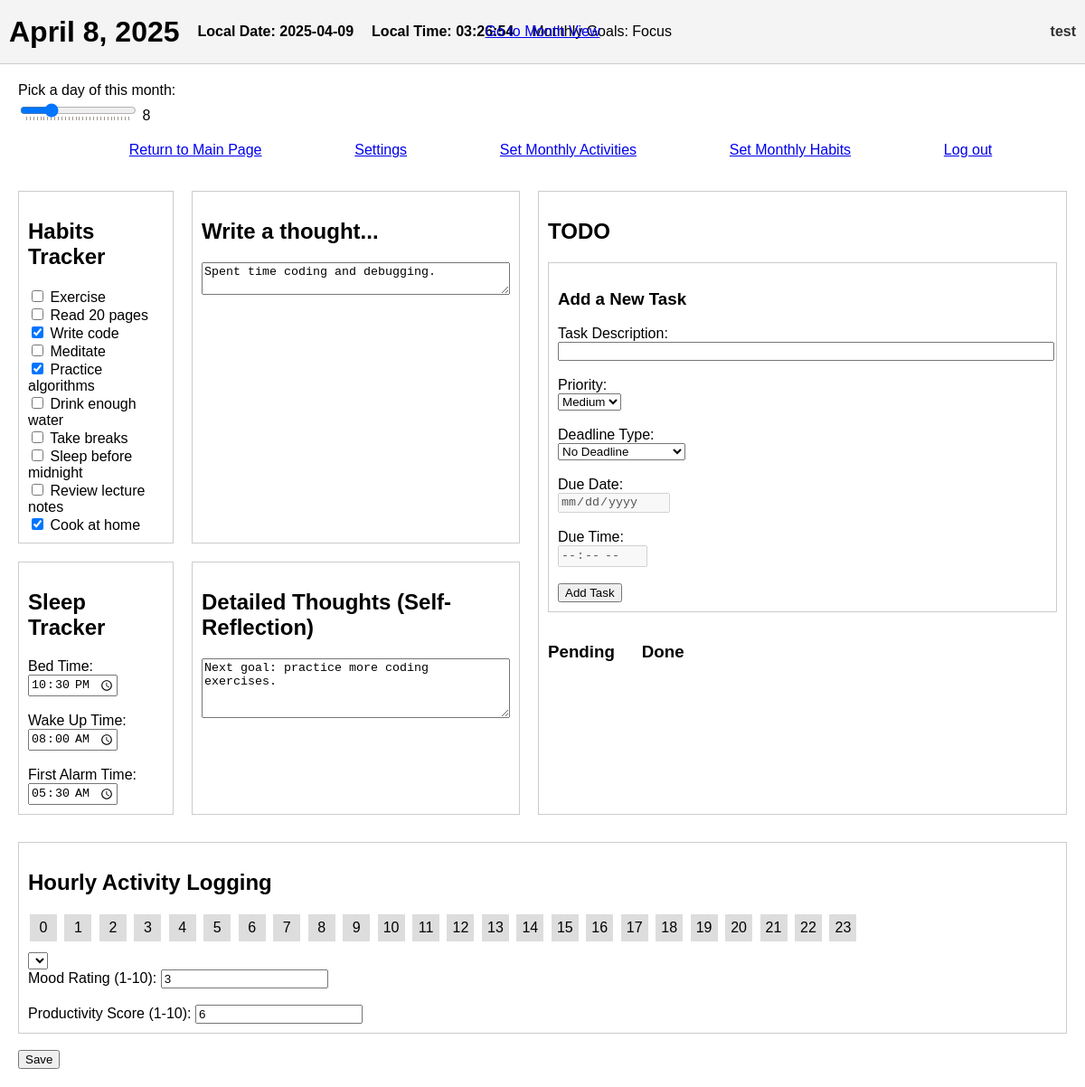
Screenshot of /day/2025/4/8/ (signed in) with the database file from the repository.
### mainpage/models.py (models this page shows, shortened)
class DailyData(models.Model):
    user_id = models.IntegerField()
    date = models.DateField()
    mood_rating = models.IntegerField(null=True, blank=True)
    productivity_score = models.IntegerField(null=True, blank=True)
    sleep = models.TextField(null=True, blank=True)
    habits_completed = models.TextField(null=True, blank=True)
    thoughts = models.TextField(null=True, blank=True)
    self_reflection = models.TextField(null=True, blank=True)
    hourly_activity_logging = models.TextField(null=True, blank=True)
    class Meta:
        unique_together = ("user_id", "date")

class MonthlyHabits(models.Model):
    user_id = models.IntegerField()
    year = models.IntegerField()
    month = models.IntegerField()
    goal_text = models.TextField(blank=True)
    habit_1 = models.CharField(max_length=100, blank=True)
    habit_2 = models.CharField(max_length=100, blank=True)
    habit_3 = models.CharField(max_length=100, blank=True)
    habit_4 = models.CharField(max_length=100, blank=True)
    habit_5 = models.CharField(max_length=100, blank=True)
    habit_6 = models.CharField(max_length=100, blank=True)
    habit_7 = models.CharField(max_length=100, blank=True)
    habit_8 = models.CharField(max_length=100, blank=True)
    habit_9 = models.CharField(max_length=100, blank=True)
    habit_10 = models.CharField(max_length=100, blank=True)
    class Meta:
        unique_together = ("user_id", "year", "month")

### authapp/models.py (models this page shows, shortened)
class CustomUser(AbstractUser):
    username = models.CharField(
        _('username'),
        max_length=12,
        unique=True,
        help_text=_('Required. 3-12 characters. Letters and digits only.'),
        validators=[
            RegexValidator(
                regex=r'^[A-Za-z0-9]+$',
                message=_('Username can only contain letters and digits.')
            ),
            MinLengthValidator(3, _('Username must have at least 3 characters.')),
            MaxLengthValidator(12, _('Username cannot exceed 12 characters.')),
        ],
        error_messages={
            'unique': _("This username is already taken."),
        },
    )
    first_name = None
    last_name = None
    GENDER_CHOICES = [
        (1, 'Male'),
        (2, 'Female'),
    ]
    preferred_name = models.CharField(max_length=100, blank=True)
    b_day = models.DateField(null=True, blank=True)
    gender = models.IntegerField(choices=GENDER_CHOICES, null=True, blank=True)

### mainpage/views.py (the view, shortened to what this page needs)
# urls.py: path('day/<int:year>/<int:month>/<int:day>/', day_view, name='day_view'),
@login_required
def day_view(request, year, month, day):
    current_date = date(year, month, day)
    today = date.today()
    allowable_date = today + timedelta(days=1)
    if current_date > allowable_date:
        messages.error(request, "You cannot create or edit logs for dates more than 24h in the future.")
        return redirect('main_page')
    last_log = DailyData.objects.filter(
        user_id=request.user.id,
        date__lt=current_date
    ).order_by('-date').first()
    if last_log:
        day_to_fill = last_log.date + timedelta(days=1)
        while day_to_fill < current_date:
            DailyData.objects.get_or_create(
                user_id=request.user.id,
                date=day_to_fill
            )
            day_to_fill += timedelta(days=1)
    daily_obj, _ = DailyData.objects.get_or_create(
        user_id=request.user.id,
        date=current_date
    )
    monthly_obj, _ = MonthlyHabits.objects.get_or_create(
        user_id=request.user.id,
        year=year,
        month=month
    )
    habits = [
        monthly_obj.habit_1,
        monthly_obj.habit_2,
        monthly_obj.habit_3,
        monthly_obj.habit_4,
        monthly_obj.habit_5,
        monthly_obj.habit_6,
        monthly_obj.habit_7,
        monthly_obj.habit_8,
        monthly_obj.habit_9,
        monthly_obj.habit_10,
    ]
    try:
        hourly_data = json.loads(daily_obj.hourly_activity_logging) if daily_obj.hourly_activity_logging else []
    except:
        hourly_data = []
    hourly_data.sort(key=lambda x: x.get('hour', 0))
    if not hourly_data:
        hourly_data = [{"hour": h, "activity": None} for h in range(24)]
    else:
        existing_hours = {item["hour"] for item in hourly_data}
        for h in range(24):
            if h not in existing_hours:
                hourly_data.append({"hour": h, "activity": None})
        hourly_data.sort(key=lambda x: x["hour"])
    sleep_data = daily_obj.sleep or ""
    splitted = sleep_data.split(',')
    def readd_colon(t):
        t = t.strip()
        if len(t) == 4:
            return t[:2] + ":" + t[2:]
        elif len(t) == 3:
            return "0" + t[0] + ":" + t[1:]
        return t
    bed_time_form = readd_colon(splitted[0]) if len(splitted) > 0 else ''
    wake_up_time_form = readd_colon(splitted[1]) if len(splitted) > 1 else ''
    first_alarm_time_form = readd_colon(splitted[2]) if len(splitted) > 2 else ''
    habits_binary = daily_obj.habits_completed or ""
    habits_binary = habits_binary.ljust(10, '0')[:10]
    habits_status = list(zip(habits, habits_binary))
    context = {
        "daily_obj": daily_obj,
        "date": current_date,
        "bed_time_form": bed_time_form,
        "wake_up_time_form": wake_up_time_form,
        "first_alarm_time_form": first_alarm_time_form,
        "habits_status": habits_status,
        "monthly_obj": monthly_obj,
        "hourly_data": hourly_data,
    }
    return render(request, 'mainpage/day.html', context)

### mainpage/templates/mainpage/day.html (shortened to what this page needs)
{% load static %}
<!DOCTYPE html>
<html>
<head>
  <link rel="stylesheet" href="{% static 'mainpage/css/hourly_activities.css' %}">
  <link rel="stylesheet" href="{% static 'mainpage/css/day.css' %}">
</head>
<body>
  <header>
    <div class="header-left">
        <h1 id="currentDate"
            data-year="{{ date.year }}"
            data-month="{{ date.month }}"
            data-day="{{ date.day }}">
            {{ date }}
        </h1>
        <p id="local-date" style="font-weight:bold;">Date: --</p>
        <p id="local-time" style="font-weight:bold;">Time: --:--:--</p>
        {% if monthly_obj.goal_text %}
        <div class="monthly-goals">Monthly Goals: {{ monthly_obj.goal_text }}</div>
        {% endif %}
    </div>
    <div class="center-nav">
        <a href="{% url 'month_view' date.year date.month %}" class="month-view-link">
            Go to Month View
        </a>
    </div>
    <div class="right-info">
        <span class="username">{{ user.username }}</span>
    </div>
  </header>
  <div class="date-slider-wrapper" style="margin: 20px;">
    <label for="dateSlider">Pick a day of this month:</label><br/>
    <input
      type="range"
      id="dateSlider"
      min="1"
      max="31"
      step="1"
      value="1"
      list="dayTickmarks"
    />
    <span id="sliderDayLabel"></span>
  </div>
  <ul class="nav-links">
    <li><a href="{% url 'main_page' %}">Return to Main Page</a></li>
    <li><a href="{% url 'settings' %}">Settings</a></li>
    <li><a href="{% url 'activity_config_view' date.year date.month %}">Set Monthly Activities</a></li>
    <li><a href="{% url 'set_habits' date.year date.month %}">Set Monthly Habits</a></li>
    <li><a href="{% url 'logout' %}">Log out</a></li>
  </ul>
  <div class="main-container">
    <main>
      <form method="POST" id="dayForm">
        <div class="top-section">
          <div class="habits-tracker">
            <h2>Habits Tracker</h2>
            <div>
              {% for habit, status in habits_status %}
                {% if habit %}
                  <input type="checkbox" name="habit_{{ forloop.counter0 }}"
                         {% if status == '1' %} checked {% endif %}>
                  <label>{{ habit }}</label><br/>
                {% endif %}
              {% endfor %}
            </div>
          </div>
          <div class="thoughts-box">
            <h2>Write a thought...</h2>
            <textarea name="thoughts" id="thoughts" rows="2" cols="40">{{ daily_obj.thoughts|default_if_none:'' }}</textarea>
          </div>
          <div class="todo-box">
            <h2>TODO</h2>
            <div style="border: 1px solid #ccc; padding: 10px; margin-bottom: 15px;">
              <h3>Add a New Task</h3>
              <label>Task Description:</label><br/>
              <input type="text" id="taskText" style="width:100%;" />
              <br/><br/>
              <label>Priority:</label><br/>
              <select id="taskPriority">
                <option value="medium" selected>Medium</option>
              </select>
              <br/><br/>
              <label>Deadline Type:</label><br/>
              <select id="taskDueType">
                <option value="none" selected>No Deadline</option>
              </select>
              <br/><br/>
              <div>
                <label>Due Date:</label><br/>
                <input type="date" id="taskDueDate" disabled />
              </div>
              <br/>
              <div>
                <label>Due Time:</label><br/>
                <input type="time" id="taskDueTime" disabled />
              </div>
              <br/>
              <button id="createTaskBtn" type="button">Add Task</button>
            </div>
            <div style="display: flex; gap: 30px;">
              <div>
                <h3>Pending</h3>
              </div>
              <div>
                <h3>Done</h3>
              </div>
            </div>
          </div>
          <div class="reflection-box">
            <h2>Detailed Thoughts (Self-Reflection)</h2>
            <textarea name="self_reflection" id="self_reflection" rows="4" cols="40">{{ daily_obj.self_reflection|default_if_none:'' }}</textarea>
          </div>
          <div class="sleep-tracker">
            <h2>Sleep Tracker</h2>
            <label for="bed_time">Bed Time:</label><br/>
            <input type="time" name="bed_time" id="bed_time" value="{{ bed_time_form }}" />
            <br/><br/>
            <label for="wake_up_time">Wake Up Time:</label><br/>
            <input type="time" name="wake_up_time" id="wake_up_time" value="{{ wake_up_time_form }}" />
            <br/><br/>
            <label for="first_alarm_time">First Alarm Time:</label><br/>
            <input type="time" name="first_alarm_time" id="first_alarm_time" value="{{ first_alarm_time_form }}" />
          </div>
        </div>
        <div class="bottom-section">
          <h2>Hourly Activity Logging</h2>
          <div id="hourly-activity-bar">
            {% for entry in hourly_data %}
              <div class="hour-square"
                   data-hour="{{ entry.hour }}"
                   data-activity="{{ entry.activity }}">
                {{ entry.hour }}
              </div>
            {% endfor %}
          </div>
          <div id="activity-dropdown">
            <select id="activity-select">
            </select>
          </div>
          <label for="mood_rating">Mood Rating (1-10):</label>
          <input type="number" name="mood_rating" id="mood_rating"
                 value="{{ daily_obj.mood_rating|default_if_none:'' }}" />
          <br/><br/>
          <label for="productivity_score">Productivity Score (1-10):</label>
          <input type="number" name="productivity_score" id="productivity_score"
                 value="{{ daily_obj.productivity_score|default_if_none:'' }}" />
        </div>
        <br/>
        <button type="submit">Save</button>
      </form>
    </main>
  </div>
</body>
</html>

### mainpage/static/mainpage/css/hourly_activities.css (style rules this page uses)
.hour-square { display: inline-block; width: 30px; height: 30px; margin: 2px; text-align: center; line-height: 30px; background-color: #ddd; cursor: pointer; }
#activity-dropdown { z-index: 9999; }

### mainpage/static/mainpage/css/day.css (style rules this page uses)
body { margin: 0; font-family: Arial, sans-serif; }
header { background-color: #f4f4f4; padding: 10px; display: flex; align-items: center; justify-content: space-between; border-bottom: 1px solid #ccc; position: relative; height: 50px; flex-wrap: nowrap; }
.header-left { display: flex; align-items: center; gap: 20px; }
.center-nav { position: absolute; left: 50%; transform: translateX(-50%); line-height: 50px; }
.right-info { display: flex; align-items: center; gap: 10px; }
.username { font-weight: bold; color: #333; }
.main-container { display: flex; }
main { padding: 20px; flex: 1; }
.top-section { display: grid; grid-template-columns: 0.5fr 1fr 1.7fr; grid-template-rows: auto auto; gap: 20px; }
.habits-tracker { grid-column: 1; grid-row: 1; border: 1px solid #ccc; padding: 10px; }
.thoughts-box { grid-column: 2; grid-row: 1; border: 1px solid #ccc; padding: 10px; }
.todo-box { grid-column: 3; grid-row: 1 / span 2; border: 1px solid #ccc; padding: 10px; }
.reflection-box { grid-column: 2; grid-row: 2; border: 1px solid #ccc; padding: 10px; }
.sleep-tracker { grid-column: 1; grid-row: 2; border: 1px solid #ccc; padding: 10px; }
.bottom-section { margin-top: 30px; border: 1px solid #ccc; padding: 10px; }
#hourly-activity-bar { overflow-x: auto; white-space: nowrap; margin-bottom: 10px; }
.nav-links { list-style: none; display: flex; justify-content: space-evenly; }

### rows the page displays
DailyData: date "April 8, 2025", thoughts "Spent time coding and debugging.", self_reflection "Next goal: practice more coding exercises.", mood_rating "3", productivity_score "6"
MonthlyHabits: goal_text "Focus", habits_status "Exercise" "Read 20 pages" "Write code" "Meditate" "Practice algorithms" "Drink enough water" "Take breaks" "Sleep before midnight" "Review lecture notes" "Cook at home"
CustomUser: username "test"

### other values shown
{{ entry.hour }} "0" "1" "2" "3" "4" "5" "6" "7" "8" "9" "10" "11" "12" "13" "14" "15" "16" "17" "18" "19" "20" "21" "22" "23"
